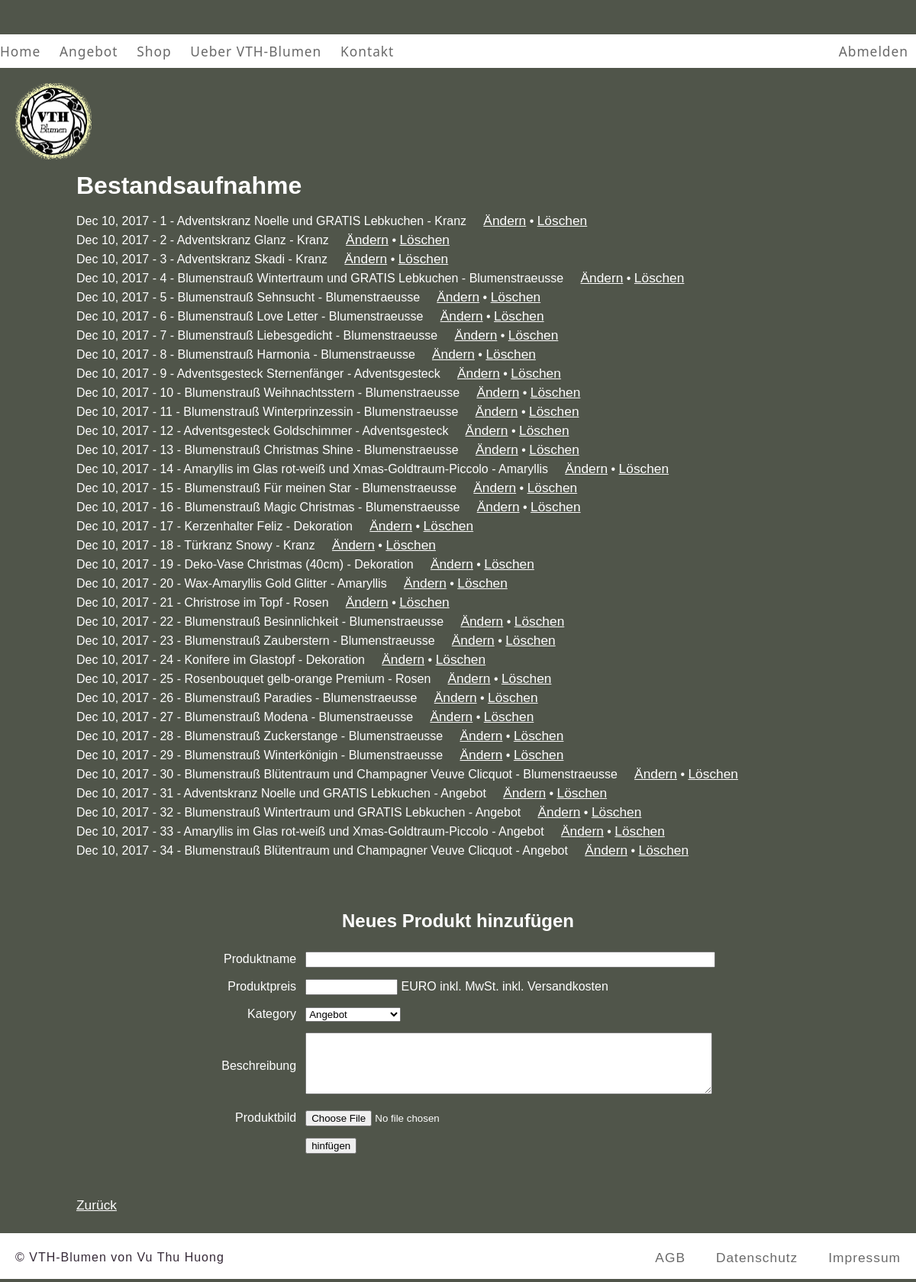
Page /storeadmin/inventory_list.php (signed in) on the committed database.
### tables this page shows
CREATE TABLE `products` (
  `id` int(11) NOT NULL,
  `product_name` varchar(255) NOT NULL,
  `price` decimal(10,2) NOT NULL,
  `category` enum('Angebot','Kranz','Blumenstraeusse','Adventsgesteck','Amaryllis','Rosen','Dekoration') NOT NULL,
  `detail` mediumtext NOT NULL,
  `date_added` date NOT NULL
);

### storeadmin/inventory_list.php (the view, shortened to what this page needs)
<?php
	include "../storescripts/db_connection.php";
?>
<?php
$product_list="";
$sql = mysqli_query($conn, "SELECT * FROM products ORDER BY date_added DESC");
$productCount = mysqli_num_rows($sql);
if($productCount > 0) {
	while ($row = mysqli_fetch_array($sql)) {
		$id = $row["id"];
		$product_name = $row["product_name"];
		$category = $row["category"];
		$date_added = strftime("%b %d, %Y", strtotime($row["date_added"]));
		$product_list="$product_list $date_added - $id - $product_name - $category &nbsp;&nbsp;&nbsp; <a class='white' href='inventory_edit.php?pid=$id'>&Auml;ndern</a> &bull; <a class='white' href='inventory_list.php?deleteid=$id'>L&ouml;schen</a><br/>";
	}
} else {
	$product_list = "Sie haben noch keine Produkte in Ihrem Shop gelistet.";
}
?>
<!DOCTYPE HTML>
<html lang="de">
<head>
	<link rel="stylesheet" type="text/css" href="../style/index.css" media="screen" />
</head>
<body>
	<?php include_once 'template_header3.php';?><br><br><br><br>
	<div id="content">
		<div align="left">
			<h1>Bestandsaufnahme</h1>
			<?php echo $product_list; ?>
		</div><br><br>
		<div align="center">
			<h2>Neues Produkt hinzuf&uuml;gen</h2>
			<form action="inventory_list.php" enctype="multipart/form-data" name="myForm" id="myform" method="post">
			<table border="0" cellspacing="0" cellpadding="6">
				<tr>
			        <td width="20%" align="right">Produktname</td>
			        <td width="80%"><label><input name="product_name" type="text" id="product_name" size="64" />
			        </label></td>
			    </tr>
			    <tr>
			        <td align="right">Produktpreis</td>
			        <td><label><input name="price" type="text" id="price" size="12" /> EURO inkl. MwSt. inkl. Versandkosten</label></td>
			    </tr>
			    <tr>
			        <td align="right">Kategory</td>
			        <td><label>
			          <select name="category" id="category">
			        	  <option value="angebot">Angebot</option>
			          </select>
			        </label></td>
			    </tr>
			    <tr>
			        <td align="right">Beschreibung</td>
			        <td><label><textarea name="detail" id="detail" cols="64" rows="5"></textarea></label></td>
			    </tr>
			    <tr>
			        <td align="right">Produktbild</td>
			        <td><label><input type="file" name="image" id="image" /></label></td>
			    </tr>
			    <tr>
			        <td align="right"></td>
			        <td><label><input type="submit" name="submit" id="submit" value="hinf&uuml;gen" /></label></td>
			    </tr>
			</table>
			</form>
		</div>
		<div align="left">
			<br><br><a class="white" href="index.php">Zur&uuml;ck</a>
		</div>
	</div>
	<br><?php include_once '../template_footer.php';?>
</body>
</html>

### style/index.css (style rules this page uses)
body { margin: 0; background-color: #50554a; text-align: center; }
body,td,th { font-family: Futura, Century Gothic, AppleGothic, sans-serif; color: white; line-height: 1.5em; }
a { font-size: 13pt; }
a.white { color: white; }
#content { width: 1000px; position: relative; left: 0; right: 0; margin: auto; }

### rows in the picture
products: date_added "Dec 10, 2017", id "1", product_name "Adventskranz Noelle und GRATIS Lebkuchen", category "Kranz"
products: date_added "Dec 10, 2017", id "2", product_name "Adventskranz Glanz", category "Kranz"
products: date_added "Dec 10, 2017", id "3", product_name "Adventskranz Skadi", category "Kranz"
products: date_added "Dec 10, 2017", id "4", product_name "Blumenstrauß Wintertraum und GRATIS Lebkuchen", category "Blumenstraeusse"
products: date_added "Dec 10, 2017", id "5", product_name "Blumenstrauß Sehnsucht", category "Blumenstraeusse"
products: date_added "Dec 10, 2017", id "6", product_name "Blumenstrauß Love Letter", category "Blumenstraeusse"
products: date_added "Dec 10, 2017", id "7", product_name "Blumenstrauß Liebesgedicht", category "Blumenstraeusse"
products: date_added "Dec 10, 2017", id "8", product_name "Blumenstrauß Harmonia", category "Blumenstraeusse"
products: date_added "Dec 10, 2017", id "9", product_name "Adventsgesteck Sternenfänger", category "Adventsgesteck"
products: date_added "Dec 10, 2017", id "10", product_name "Blumenstrauß Weihnachtsstern", category "Blumenstraeusse"
products: date_added "Dec 10, 2017", id "11", product_name "Blumenstrauß Winterprinzessin", category "Blumenstraeusse"
products: date_added "Dec 10, 2017", id "12", product_name "Adventsgesteck Goldschimmer", category "Adventsgesteck"
products: date_added "Dec 10, 2017", id "13", product_name "Blumenstrauß Christmas Shine", category "Blumenstraeusse"
products: date_added "Dec 10, 2017", id "14", product_name "Amaryllis im Glas rot-weiß und Xmas-Goldtraum-Piccolo", category "Amaryllis"
products: date_added "Dec 10, 2017", id "15", product_name "Blumenstrauß Für meinen Star", category "Blumenstraeusse"
products: date_added "Dec 10, 2017", id "16", product_name "Blumenstrauß Magic Christmas", category "Blumenstraeusse"
products: date_added "Dec 10, 2017", id "17", product_name "Kerzenhalter Feliz", category "Dekoration"
products: date_added "Dec 10, 2017", id "18", product_name "Türkranz Snowy", category "Kranz"
products: date_added "Dec 10, 2017", id "19", product_name "Deko-Vase Christmas (40cm)", category "Dekoration"
products: date_added "Dec 10, 2017", id "20", product_name "Wax-Amaryllis Gold Glitter", category "Amaryllis"
products: date_added "Dec 10, 2017", id "21", product_name "Christrose im Topf", category "Rosen"
products: date_added "Dec 10, 2017", id "22", product_name "Blumenstrauß Besinnlichkeit", category "Blumenstraeusse"
products: date_added "Dec 10, 2017", id "23", product_name "Blumenstrauß Zauberstern", category "Blumenstraeusse"
products: date_added "Dec 10, 2017", id "24", product_name "Konifere im Glastopf", category "Dekoration"
products: date_added "Dec 10, 2017", id "25", product_name "Rosenbouquet gelb-orange Premium", category "Rosen"
products: date_added "Dec 10, 2017", id "26", product_name "Blumenstrauß Paradies", category "Blumenstraeusse"
products: date_added "Dec 10, 2017", id "27", product_name "Blumenstrauß Modena", category "Blumenstraeusse"
products: date_added "Dec 10, 2017", id "28", product_name "Blumenstrauß Zuckerstange", category "Blumenstraeusse"
products: date_added "Dec 10, 2017", id "29", product_name "Blumenstrauß Winterkönigin", category "Blumenstraeusse"
products: date_added "Dec 10, 2017", id "30", product_name "Blumenstrauß Blütentraum und Champagner Veuve Clicquot", category "Blumenstraeusse"
products: date_added "Dec 10, 2017", id "31", product_name "Adventskranz Noelle und GRATIS Lebkuchen", category "Angebot"
products: date_added "Dec 10, 2017", id "32", product_name "Blumenstrauß Wintertraum und GRATIS Lebkuchen", category "Angebot"
products: date_added "Dec 10, 2017", id "33", product_name "Amaryllis im Glas rot-weiß und Xmas-Goldtraum-Piccolo", category "Angebot"
products: date_added "Dec 10, 2017", id "34", product_name "Blumenstrauß Blütentraum und Champagner Veuve Clicquot", category "Angebot"
